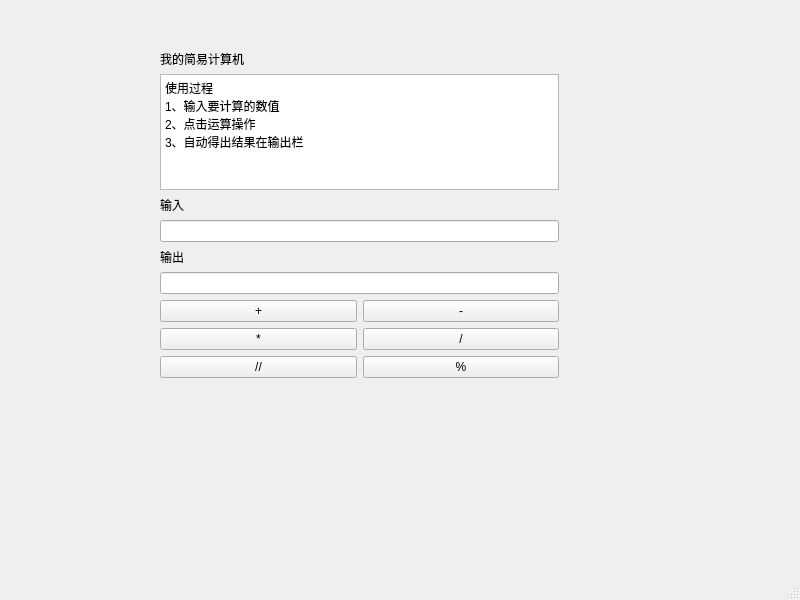
<?xml version="1.0" encoding="UTF-8"?>
<ui version="4.0">
 <class>MainWindow</class>
 <widget class="QMainWindow" name="MainWindow">
  <property name="geometry">
   <rect>
    <x>0</x>
    <y>0</y>
    <width>800</width>
    <height>600</height>
   </rect>
  </property>
  <property name="windowTitle">
   <string>MainWindow</string>
  </property>
  <widget class="QWidget" name="centralwidget">
   <widget class="QWidget" name="verticalLayoutWidget">
    <property name="geometry">
     <rect>
      <x>160</x>
      <y>50</y>
      <width>399</width>
      <height>328</height>
     </rect>
    </property>
    <layout class="QVBoxLayout" name="verticalLayout">
     <item>
      <widget class="QLabel" name="label">
       <property name="text">
        <string>我的简易计算机</string>
       </property>
      </widget>
     </item>
     <item>
      <widget class="QTextBrowser" name="textBrowser">
       <property name="html">
        <string>&lt;!DOCTYPE HTML PUBLIC &quot;-//W3C//DTD HTML 4.0//EN&quot; &quot;http://www.w3.org/TR/REC-html40/strict.dtd&quot;&gt;
&lt;html&gt;&lt;head&gt;&lt;meta name=&quot;qrichtext&quot; content=&quot;1&quot; /&gt;&lt;style type=&quot;text/css&quot;&gt;
p, li { white-space: pre-wrap; }
&lt;/style&gt;&lt;/head&gt;&lt;body style=&quot; font-family:'SimSun'; font-size:9pt; font-weight:400; font-style:normal;&quot;&gt;
&lt;p style=&quot; margin-top:0px; margin-bottom:0px; margin-left:0px; margin-right:0px; -qt-block-indent:0; text-indent:0px;&quot;&gt;使用过程&lt;/p&gt;
&lt;p style=&quot; margin-top:0px; margin-bottom:0px; margin-left:0px; margin-right:0px; -qt-block-indent:0; text-indent:0px;&quot;&gt;1、输入要计算的数值&lt;/p&gt;
&lt;p style=&quot; margin-top:0px; margin-bottom:0px; margin-left:0px; margin-right:0px; -qt-block-indent:0; text-indent:0px;&quot;&gt;2、点击运算操作&lt;/p&gt;
&lt;p style=&quot; margin-top:0px; margin-bottom:0px; margin-left:0px; margin-right:0px; -qt-block-indent:0; text-indent:0px;&quot;&gt;3、自动得出结果在输出栏&lt;/p&gt;&lt;/body&gt;&lt;/html&gt;</string>
       </property>
      </widget>
     </item>
     <item>
      <widget class="QLabel" name="label_3">
       <property name="text">
        <string>输入</string>
       </property>
      </widget>
     </item>
     <item>
      <widget class="QLineEdit" name="lineEdit_3"/>
     </item>
     <item>
      <widget class="QLabel" name="label_4">
       <property name="text">
        <string>输出</string>
       </property>
      </widget>
     </item>
     <item>
      <widget class="QLineEdit" name="lineEdit_4"/>
     </item>
     <item>
      <layout class="QHBoxLayout" name="horizontalLayout">
       <item>
        <widget class="QPushButton" name="pushButton_12">
         <property name="text">
          <string>+</string>
         </property>
        </widget>
       </item>
       <item>
        <widget class="QPushButton" name="pushButton_10">
         <property name="text">
          <string>-</string>
         </property>
        </widget>
       </item>
      </layout>
     </item>
     <item>
      <layout class="QHBoxLayout" name="horizontalLayout_2">
       <item>
        <widget class="QPushButton" name="pushButton_7">
         <property name="text">
          <string>*</string>
         </property>
        </widget>
       </item>
       <item>
        <widget class="QPushButton" name="pushButton_9">
         <property name="text">
          <string>/</string>
         </property>
        </widget>
       </item>
      </layout>
     </item>
     <item>
      <layout class="QHBoxLayout" name="horizontalLayout_3">
       <item>
        <widget class="QPushButton" name="pushButton_8">
         <property name="text">
          <string>//</string>
         </property>
        </widget>
       </item>
       <item>
        <widget class="QPushButton" name="pushButton_11">
         <property name="text">
          <string>%</string>
         </property>
        </widget>
       </item>
      </layout>
     </item>
    </layout>
   </widget>
  </widget>
  <widget class="QMenuBar" name="menubar">
   <property name="geometry">
    <rect>
     <x>0</x>
     <y>0</y>
     <width>800</width>
     <height>26</height>
    </rect>
   </property>
  </widget>
  <widget class="QStatusBar" name="statusbar"/>
 </widget>
 <resources/>
 <connections/>
</ui>
